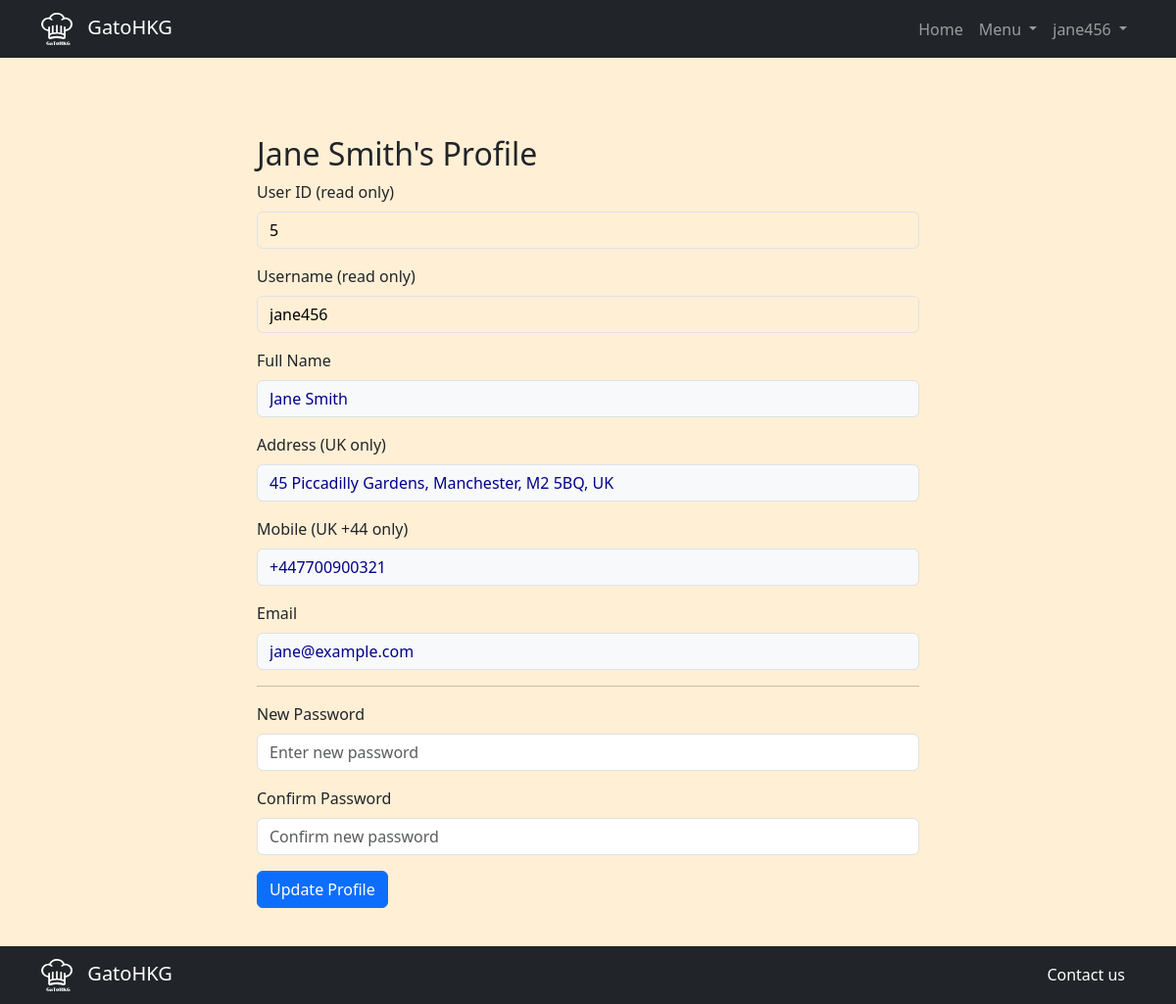
The app's page /profile (signed in) with its own data.
### tables this page shows
CREATE TABLE users (
    user_id INTEGER PRIMARY KEY AUTOINCREMENT,
    username TEXT NOT NULL UNIQUE,
    hash TEXT NOT NULL,
    full_name TEXT NOT NULL,
    address TEXT NOT NULL,
    mobile TEXT NOT NULL,
    email TEXT NOT NULL,
    authority TEXT NOT NULL DEFAULT 'user'
, user_status TEXT Default 'active');

### app.py (the view, shortened to what this page needs)
@app.route("/profile", methods=["GET", "POST"])
@login_required
def profile():
    user_id = session["user_id"]
    user = db.execute("SELECT * FROM users WHERE user_id = ?", (session["user_id"],))[0]
    return render_template("profile.html", user=user)

### helpers.py (called while the page is built)
def login_required(f):
    @wraps(f)
    def decorated_function(*args, **kwargs):
        if session.get("user_id") is None:
            return redirect("/login")
        return f(*args, **kwargs)
    return decorated_function

### templates/profile.html (shortened to what this page needs)
{% extends "layout.html" %}
{% block main %}
<div class="container mt-4 profile-format">
    <h2>{{ user.full_name }}'s Profile</h2>
    <form action="/profile" method="post">
        <div class="mb-3">
            <label for="user_id" class="form-label">User ID (read only)</label>
            <input type="integer" class="form-control" id="user_id" name="user_id" value="{{ user.user_id }}" readonly
                style="background-color: papayawhip; color: black;">
        </div>
        <div class="mb-3">
            <label for="username" class="form-label">Username (read only)</label>
            <input type="text" class="form-control" id="username" name="username" value="{{ user.username }}" readonly
                style="background-color: papayawhip; color: black;">
        </div>
        <div class="mb-3">
            <label for="full_name" class="form-label">Full Name</label>
            <input type="text" class="form-control" id="full_name" name="full_name" value="{{ user.full_name }}"
                style="background-color: #f8f9fa; color: darkblue;">
        </div>
        <div class="mb-3">
            <label for="address" class="form-label">Address (UK only)</label>
            <input type="text" class="form-control" id="address" name="address" value="{{ user.address }}"
                style="background-color: #f8f9fa; color: darkblue;">
        </div>
        <div class="mb-3">
            <label for="mobile" class="form-label">Mobile (UK +44 only) </label>
            <input type="text" class="form-control" id="mobile" name="mobile" value="{{ user.mobile }}"
                style="background-color: #f8f9fa; color: darkblue;">
        </div>
        <div class="mb-3">
            <label for="email" class="form-label">Email</label>
            <input type="email" class="form-control" id="email" name="email" value="{{ user.email }}"
                style="background-color: #f8f9fa; color: darkblue;">
        </div>
        <hr>
        <div class="mb-3">
            <label for="password" class="form-label">New Password</label>
            <input type="password" class="form-control" id="password" name="password" placeholder="Enter new password" required>
        </div>
        <div class="mb-3">
            <label for="confirm_password" class="form-label">Confirm Password</label>
            <input type="password" class="form-control" id="confirm_password" name="confirm_password"
                placeholder="Confirm new password" required>
        </div>
        <button type="submit" class="btn btn-primary">Update Profile</button>
    </form>
</div>
{% endblock %}

### templates/layout.html (shortened to what this page needs)
<!DOCTYPE html>
<html lang="en">
<head>
    <link href="https://cdn.jsdelivr.net/npm/bootstrap@5.3.3/dist/css/bootstrap.min.css" rel="stylesheet"
>
    <link rel="stylesheet" href="{{ url_for('static', filename='style.css') }}">
</head>
<body>
    <header>
        <nav class="navbar navbar-expand-lg navbar-dark bg-dark top-nav">
            <div class="container">
                <a class="navbar-brand" href="/">
                    <img src="{{ url_for('static', filename='img/Gato logo W.svg') }}" class="gato-ico" alt="GatoHKG Logo">
                    GatoHKG
                </a>
                <div class="collapse navbar-collapse" id="navbarSupportedContent">
                    <ul class="navbar-nav ms-auto mb-2 mb-lg-0">
                        <li class="nav-item">
                            <a class="nav-link" href="/">Home</a>
                        </li>
                        {% if session.get('authority') != 'admin' %}
                            <li class="nav-item dropdown">
                                <a class="nav-link dropdown-toggle" href="#" role="button" data-bs-toggle="dropdown" aria-expanded="false">
                                    Menu
                                </a>
                            </li>
                        {% endif %}
                        {% if session.get('user_id') %}
                            <li class="nav-item dropdown">
                                <a class="nav-link dropdown-toggle" href="#" role="button" data-bs-toggle="dropdown" aria-expanded="false">
                                    {{ session['username'] }}
                                </a>
                            </li>
                        {% endif %}
                    </ul>
                </div>
            </div>
        </nav>
    </header>
    <main class="container py-5">
        {% block main %}{% endblock %}
    </main>
    <footer>
        <nav class="navbar navbar-expand-lg navbar-dark bg-dark bottom-nav">
            <div class="container">
                <a class="navbar-brand" href="#">
                    <img src="{{ url_for('static', filename='img/Gato logo W.svg') }}" class="gato-ico" alt="gato-ico-btm">
                    GatoHKG
                </a>
                <div class="text-center">
                    <a class="contact-link" href="#">Contact us</a>
                </div>
            </div>
        </nav>
    </footer>
</body>
</html>

### static/style.css (style rules this page uses)
body { background-color: papayawhip; padding-top: 50px; padding-bottom: 50px; justify-content: center; }
.top-nav { position: fixed; top: 0; width: 100%; z-index: 1030; }
.contact-link { color: white; text-decoration: none; padding: 5px 10px; display: inline-block; }
.bottom-nav { position: fixed; bottom: 0; width: 100%; z-index: 1030; }
.gato-ico { width:8%; margin-right: 10px; align-self: flex-start; }
.login-format, .register-format, .profile-format { width: 700px; align-self: center; }

### records on screen
users: username "jane456", full_name "Jane Smith", user_id "5", address "45 Piccadilly Gardens, Manchester, M2 5BQ, UK", mobile "+447700900321", email "jane@example.com"
